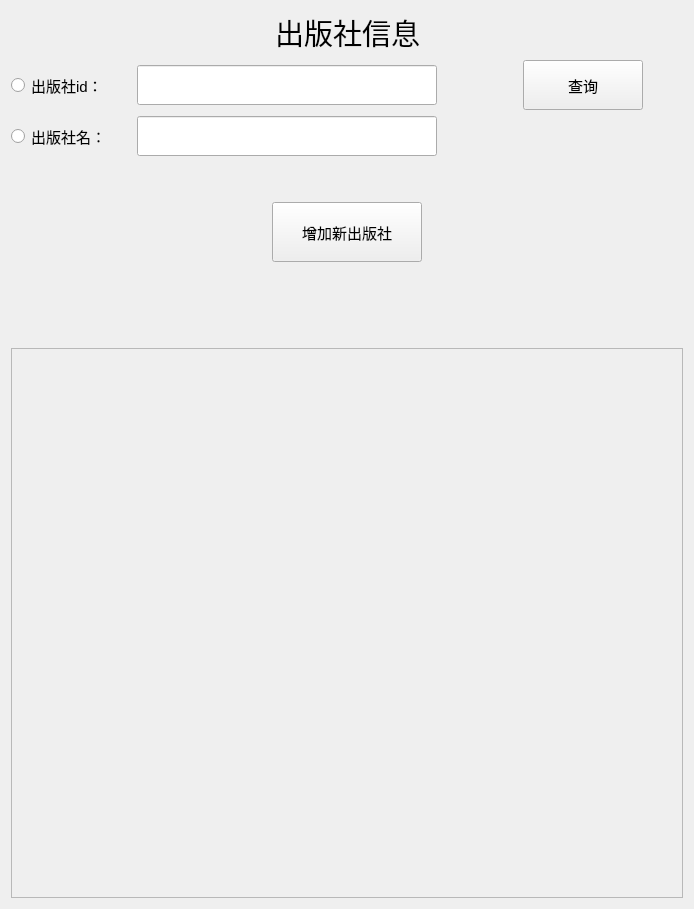
      <widget class="QWidget" name="press_info_page">
       <layout class="QVBoxLayout" name="verticalLayout_13" stretch="0,0,0,0,0,0,0">
        <item>
         <layout class="QVBoxLayout" name="verticalLayout_16"/>
        </item>
        <item>
         <layout class="QVBoxLayout" name="verticalLayout_12" stretch="0,0,2">
          <item>
           <layout class="QHBoxLayout" name="horizontalLayout_30">
            <item>
             <spacer name="horizontalSpacer_73">
              <property name="orientation">
               <enum>Qt::Horizontal</enum>
              </property>
              <property name="sizeHint" stdset="0">
               <size>
                <width>40</width>
                <height>20</height>
               </size>
              </property>
             </spacer>
            </item>
            <item>
             <widget class="QLabel" name="label_5">
              <property name="font">
               <font>
                <family>华文楷体</family>
                <pointsize>22</pointsize>
               </font>
              </property>
              <property name="text">
               <string>出版社信息</string>
              </property>
             </widget>
            </item>
            <item>
             <spacer name="horizontalSpacer_74">
              <property name="orientation">
               <enum>Qt::Horizontal</enum>
              </property>
              <property name="sizeHint" stdset="0">
               <size>
                <width>40</width>
                <height>20</height>
               </size>
              </property>
             </spacer>
            </item>
           </layout>
          </item>
          <item>
           <layout class="QHBoxLayout" name="horizontalLayout_18">
            <item>
             <layout class="QHBoxLayout" name="horizontalLayout_15">
              <item>
               <widget class="QRadioButton" name="radioButton_3">
                <property name="minimumSize">
                 <size>
                  <width>120</width>
                  <height>40</height>
                 </size>
                </property>
                <property name="font">
                 <font>
                  <pointsize>11</pointsize>
                 </font>
                </property>
                <property name="text">
                 <string>出版社id：  </string>
                </property>
               </widget>
              </item>
              <item>
               <widget class="QLineEdit" name="press_id_line">
                <property name="minimumSize">
                 <size>
                  <width>300</width>
                  <height>40</height>
                 </size>
                </property>
               </widget>
              </item>
             </layout>
            </item>
            <item>
             <spacer name="horizontalSpacer_16">
              <property name="orientation">
               <enum>Qt::Horizontal</enum>
              </property>
              <property name="sizeHint" stdset="0">
               <size>
                <width>40</width>
                <height>20</height>
               </size>
              </property>
             </spacer>
            </item>
            <item>
             <spacer name="horizontalSpacer_58">
              <property name="orientation">
               <enum>Qt::Horizontal</enum>
              </property>
              <property name="sizeHint" stdset="0">
               <size>
                <width>40</width>
                <height>20</height>
               </size>
              </property>
             </spacer>
            </item>
            <item>
             <widget class="QPushButton" name="search_button_3">
              <property name="minimumSize">
               <size>
                <width>120</width>
                <height>50</height>
               </size>
              </property>
              <property name="font">
               <font>
                <pointsize>11</pointsize>
               </font>
              </property>
              <property name="text">
               <string>查询</string>
              </property>
             </widget>
            </item>
            <item>
             <spacer name="horizontalSpacer_56">
              <property name="orientation">
               <enum>Qt::Horizontal</enum>
              </property>
              <property name="sizeHint" stdset="0">
               <size>
                <width>40</width>
                <height>20</height>
               </size>
              </property>
             </spacer>
            </item>
           </layout>
          </item>
          <item>
           <layout class="QHBoxLayout" name="horizontalLayout_17">
            <item>
             <layout class="QHBoxLayout" name="horizontalLayout_16">
              <item>
               <widget class="QRadioButton" name="radioButton_4">
                <property name="minimumSize">
                 <size>
                  <width>120</width>
                  <height>40</height>
                 </size>
                </property>
                <property name="font">
                 <font>
                  <pointsize>11</pointsize>
                 </font>
                </property>
                <property name="text">
                 <string>出版社名：  </string>
                </property>
               </widget>
              </item>
              <item>
               <widget class="QLineEdit" name="press_name_line">
                <property name="minimumSize">
                 <size>
                  <width>300</width>
                  <height>40</height>
                 </size>
                </property>
               </widget>
              </item>
             </layout>
            </item>
            <item>
             <spacer name="horizontalSpacer_17">
              <property name="orientation">
               <enum>Qt::Horizontal</enum>
              </property>
              <property name="sizeHint" stdset="0">
               <size>
                <width>40</width>
                <height>20</height>
               </size>
              </property>
             </spacer>
            </item>
            <item>
             <spacer name="horizontalSpacer_59">
              <property name="orientation">
               <enum>Qt::Horizontal</enum>
              </property>
              <property name="sizeHint" stdset="0">
               <size>
                <width>40</width>
                <height>20</height>
               </size>
              </property>
             </spacer>
            </item>
            <item>
             <spacer name="horizontalSpacer_57">
              <property name="orientation">
               <enum>Qt::Horizontal</enum>
              </property>
              <property name="sizeHint" stdset="0">
               <size>
                <width>40</width>
                <height>20</height>
               </size>
              </property>
             </spacer>
            </item>
           </layout>
          </item>
         </layout>
        </item>
        <item>
         <spacer name="verticalSpacer_6">
          <property name="orientation">
           <enum>Qt::Vertical</enum>
          </property>
          <property name="sizeHint" stdset="0">
           <size>
            <width>20</width>
            <height>40</height>
           </size>
          </property>
         </spacer>
        </item>
        <item>
         <layout class="QHBoxLayout" name="horizontalLayout_31">
          <item>
           <spacer name="horizontalSpacer_75">
            <property name="orientation">
             <enum>Qt::Horizontal</enum>
            </property>
            <property name="sizeHint" stdset="0">
             <size>
              <width>40</width>
              <height>20</height>
             </size>
            </property>
           </spacer>
          </item>
          <item>
           <widget class="QPushButton" name="press_add_button">
            <property name="minimumSize">
             <size>
              <width>150</width>
              <height>60</height>
             </size>
            </property>
            <property name="font">
             <font>
              <pointsize>11</pointsize>
             </font>
            </property>
            <property name="text">
             <string>增加新出版社</string>
            </property>
           </widget>
          </item>
          <item>
           <spacer name="horizontalSpacer_76">
            <property name="orientation">
             <enum>Qt::Horizontal</enum>
            </property>
            <property name="sizeHint" stdset="0">
             <size>
              <width>40</width>
              <height>20</height>
             </size>
            </property>
           </spacer>
          </item>
         </layout>
        </item>
        <item>
         <spacer name="verticalSpacer_20">
          <property name="orientation">
           <enum>Qt::Vertical</enum>
          </property>
          <property name="sizeHint" stdset="0">
           <size>
            <width>20</width>
            <height>40</height>
           </size>
          </property>
         </spacer>
        </item>
        <item>
         <spacer name="verticalSpacer_19">
          <property name="orientation">
           <enum>Qt::Vertical</enum>
          </property>
          <property name="sizeHint" stdset="0">
           <size>
            <width>20</width>
            <height>40</height>
           </size>
          </property>
         </spacer>
        </item>
        <item>
         <widget class="QScrollArea" name="scrollArea">
          <property name="minimumSize">
           <size>
            <width>0</width>
            <height>550</height>
           </size>
          </property>
          <property name="widgetResizable">
           <bool>true</bool>
          </property>
          <widget class="QWidget" name="PressWidget">
           <property name="geometry">
            <rect>
             <x>0</x>
             <y>0</y>
             <width>884</width>
             <height>548</height>
            </rect>
           </property>
           <layout class="QGridLayout" name="gridLayout"/>
          </widget>
         </widget>
        </item>
       </layout>
      </widget>
